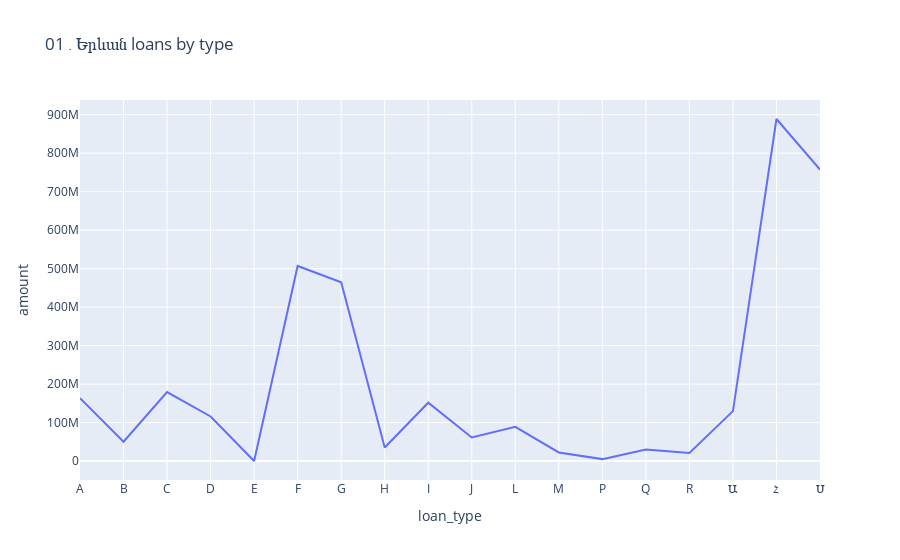

Here is the notebook cell this chart was saved with:
### Code cell
px.line(df_f, x="loan_type", y="amount", title=f"{region} loans by type")

### Figure 1 — Plotly figure (JSON) as saved in the notebook; plotly's stock layout.template omitted (floating-point values rounded to 4 significant figures)
{"data": [{"hovertemplate": "loan_type=%{x}<br>amount=%{y}<extra></extra>", "legendgroup": "", "line": {"color": "#636efa", "dash": "solid"}, "marker": {"symbol": "circle"}, "mode": "lines", "name": "", "orientation": "v", "showlegend": false, "type": "scatter", "x": ["A", "B", "C", "D", "E", "F", "G", "H", "I", "J", "L", "M", "P", "Q", "R", "Ա", "Հ", "Ս"], "xaxis": "x", "y": [163500000.0, 50230000.0, 179400000.0, 115800000.0, 172900.0, 507000000.0, 464700000.0, 35180000.0, 151700000.0, 61290000.0, 88950000.0, 22430000.0, 5095000.0, 30010000.0, 21130000.0, 129700000.0, 888800000.0, 757500000.0], "yaxis": "y"}], "layout": {"legend": {"tracegroupgap": 0}, "title": {"text": "01․Երևան loans by type"}, "xaxis": {"anchor": "y", "domain": [0, 1], "title": {"text": "loan_type"}}, "yaxis": {"anchor": "x", "domain": [0, 1], "title": {"text": "amount"}}}}
